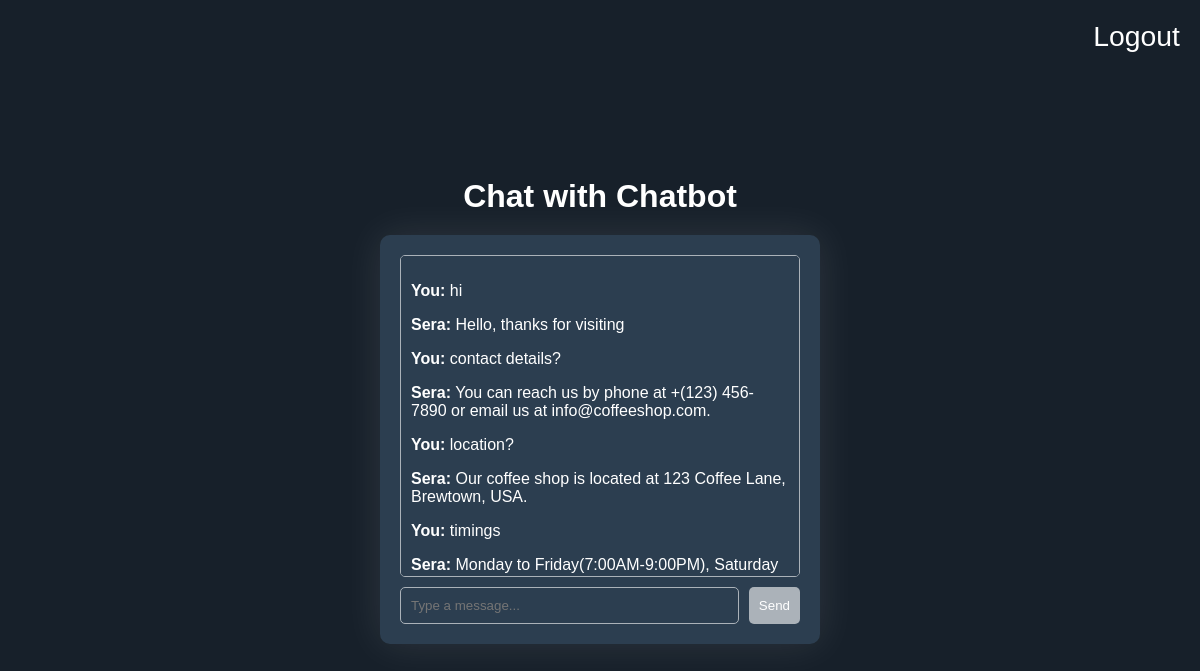
The page / (signed in) on the database its author committed.
### tables this page shows
CREATE TABLE chats (
            id INTEGER PRIMARY KEY AUTOINCREMENT,
            user_id INTEGER,
            message TEXT,
            sender TEXT,
            timestamp DATETIME DEFAULT CURRENT_TIMESTAMP,
            FOREIGN KEY (user_id) REFERENCES users (id)
        );

### test.py (the view)
@app.route('/')
def home():
    if 'user_id' in session:
        chat_history = get_chat_history(session['user_id'])
        return render_template('index.html', chat_history=chat_history)
    else:
        return redirect(url_for('login'))

### test.py (called while the page is built)
def init_db():
    conn = sqlite3.connect('chatbot.db')
    return conn

def get_chat_history(user_id):
    conn = init_db()
    cursor = conn.cursor()
    cursor.execute("SELECT message, sender FROM chats WHERE user_id = ?", (user_id,))
    chat_history = cursor.fetchall()
    conn.close()
    return chat_history

### templates/index.html (shortened to what this page needs)
<!DOCTYPE html>
<html lang="en">
<head>
</head>
<body>
    <div class="logout">
        <a href="{{ url_for('logout') }}">Logout</a>
    </div>
    <div class="chat-container">
        <h1 class="chat-heading">Chat with Chatbot</h1>
        <div class="chat-box">
            <div class="chat-history" id="chat-history">
                {% for message, sender in chat_history %}
                    <p><strong>{{ sender }}:</strong> {{ message }}</p>
                {% endfor %}
            </div>
            <div class="input-box">
                <input type="text" id="user-input" placeholder="Type a message...">
                <button onclick="sendMessage()">Send</button>
            </div>
        </div>
    </div>
</body>
</html>

### templates/index.html (style rules this page uses)
body { font-family: Arial, sans-serif; background-color: #17202A; color: #ffffff; display: flex; justify-content: center; align-items: center; height: 100vh; margin: 0; }
.logout { position: absolute; top: 20px; right: 20px; }
.logout a { color: #ffffff; text-decoration: none; font-size: 0.75cm; }
.chat-box { width: 400px; background-color: #2C3E50; padding: 20px; border-radius: 10px; box-shadow: 0 0 40px rgba(255, 255, 255, 0.1); }
.chat-history { height: 300px; overflow-y: scroll; border: 1px solid #ABB2B9; padding: 10px; margin-bottom: 10px; border-radius: 5px; background-color: #2C3E50; color: #ffffff; }
.input-box { display: flex; background-color: #2C3E50; color: white; }
#user-input { flex: 1; padding: 10px; border: 1px solid #ABB2B9; border-radius: 5px; background-color: #2C3E50; color: white; }
.input-box button { padding: 10px; border: none; background-color: #ABB2B9; color: #17202A; cursor: pointer; margin-left: 10px; border-radius: 5px; color: white; }
.chat-container { display: flex; flex-direction: column; align-items: center; }
.chat-heading { color: #ffffff; margin-bottom: 20px; }

### rows shown on the page
chats: sender "You", message "hi"
chats: sender "Sera", message "Hello, thanks for visiting"
chats: sender "You", message "contact details?"
chats: sender "Sera", message "You can reach us by phone at +(123) 456-7890 or email us at info@coffeeshop.com."
chats: sender "You", message "location?"
chats: sender "Sera", message "Our coffee shop is located at 123 Coffee Lane, Brewtown, USA."
chats: sender "You", message "timings"
chats: sender "Sera", message "Monday to Friday(7:00AM-9:00PM), Saturday…"
